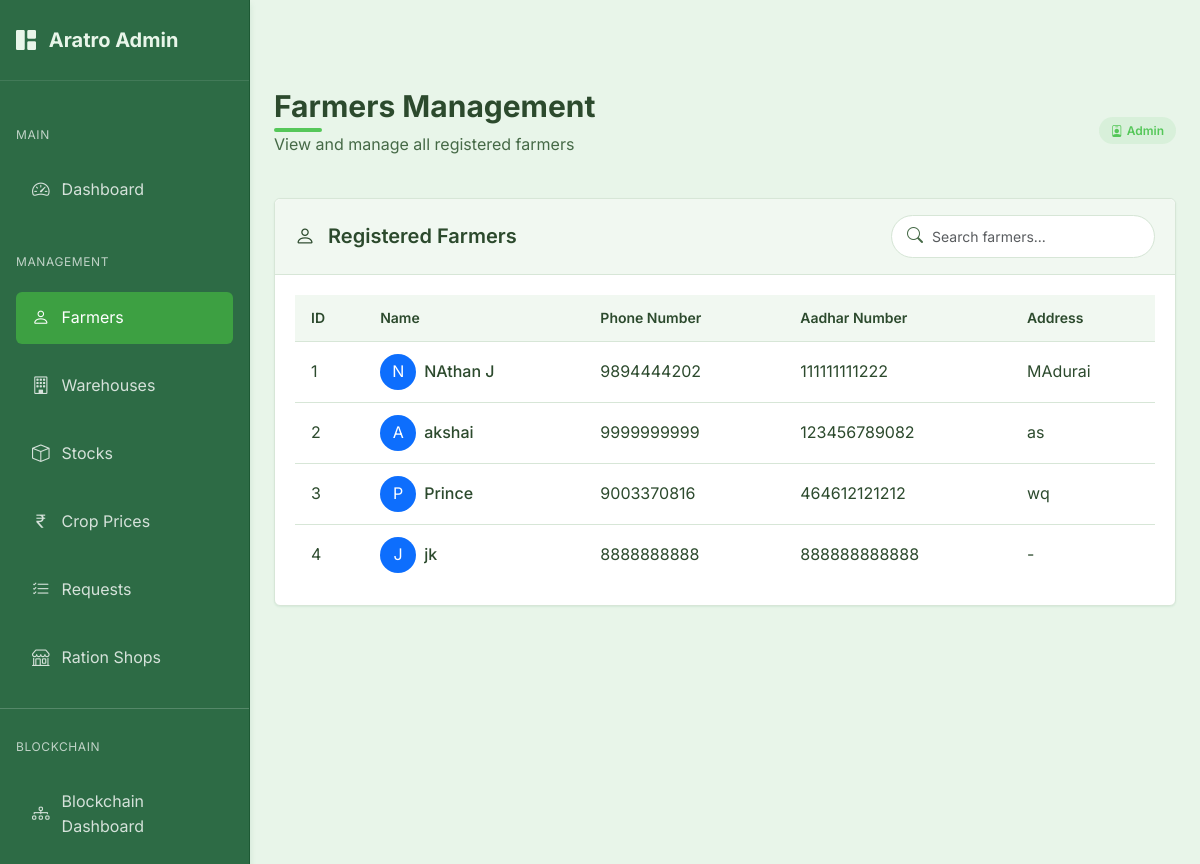
The page /admin/farmers (signed in) on the database its author committed.
### models.py (models this page shows)
class Farmer(db.Model):
    id = db.Column(db.Integer, primary_key=True, autoincrement=True)
    user_id = db.Column(db.Integer, db.ForeignKey('user.id'), nullable=False)
    name = db.Column(db.String(100), nullable=False)
    address = db.Column(db.String(200), nullable=False)
    aadhar_number = db.Column(db.String(12), unique=True, nullable=False)  # Exactly 12 digits
    phone_number = db.Column(db.String(10), nullable=False)  # Exactly 10 digits
    eth_address = db.Column(db.String(42), unique=True, nullable=True)  # Ethereum address for blockchain
    stocks = db.relationship('Stock', backref='farmer', lazy=True)

### routes.py (the view)
@admin.route('/farmers')
@admin_required
def farmers():
    farmers = Farmer.query.all()
    return render_template('admin/farmers.html', farmers=farmers)

### app.py (called while the page is built)
@login_manager.user_loader
def load_user(user_id):
    try:
        if user_id.startswith('admin_'):
            admin_id = int(user_id.split('_')[1])
            return Admin.query.get(admin_id)
        else:
            return User.query.get(int(user_id))
    except Exception as e:
        logger.error(f"Error loading user: {e}")
        return None

@app.teardown_request
def teardown_request(exception=None):
    if exception:
        try:
            db.session.rollback()
            logger.warning(f"Transaction rolled back due to exception: {str(exception)}")
        except Exception as e:
            logger.error(f"Error during rollback: {str(e)}")
    try:
        db.session.rollback()
        db.session.remove()
    except Exception as e:
        logger.error(f"Error removing session: {str(e)}")

### models.py (called while the page is built)
    def get_id(self):
        return f"admin_{self.id}"

    def __repr__(self):
        return f'<Admin {self.email}>'

### routes.py (called while the page is built)
@admin.context_processor
def inject_admin_data():
    admin_data = {'current_user': current_user}
    if current_user.is_authenticated:
        admin_user = Admin.query.get(current_user.id)
        if admin_user:
            admin_data['admin_user'] = admin_user
    return admin_data

### templates/admin/farmers.html (shortened to what this page needs)
{% extends "admin/base_admin.html" %}
{% block admin_content %}
<div class="page-header d-flex justify-content-between align-items-center">
    <div>
        <h1 class="page-title">Farmers Management</h1>
        <p class="page-subtitle">View and manage all registered farmers</p>
    </div>
    <div>
        <span class="admin-badge admin-badge-primary">
            <i class="bi bi-person-badge me-1"></i>
            Admin
        </span>
    </div>
</div>
<div class="admin-card">
    <div class="admin-card-header">
        <h5 class="admin-card-title">
            <i class="bi bi-person me-2"></i>
            Registered Farmers
        </h5>
        <div class="search-input">
            <i class="bi bi-search"></i>
            <input type="text" id="farmerSearch" class="form-control form-control-sm" placeholder="Search farmers...">
        </div>
    </div>
    <div class="admin-card-body">
        <div class="table-responsive">
            <table class="admin-table" id="farmersTable">
                <thead>
                    <tr>
                        <th>ID</th>
                        <th>Name</th>
                        <th>Phone Number</th>
                        <th>Aadhar Number</th>
                        <th>Address</th>
                    </tr>
                </thead>
                <tbody>
                    {% if farmers %}
                        {% for farmer in farmers %}
                            <tr>
                                <td>{{ farmer.id }}</td>
                                <td>
                                    <div class="d-flex align-items-center">
                                        <div class="avatar-circle bg-primary text-white d-flex align-items-center justify-content-center me-2" style="width: 36px; height: 36px; border-radius: 50%;">
                                            <span>{{ farmer.name[0] | upper }}</span>
                                        </div>
                                        <div>
                                            <span class="fw-medium">{{ farmer.name }}</span>
                                        </div>
                                    </div>
                                </td>
                                <td>{{ farmer.phone_number }}</td>
                                <td>{{ farmer.aadhar_number }}</td>
                                <td>{{ farmer.address }}</td>
                            </tr>
                        {% endfor %}
                    {% endif %}
                </tbody>
            </table>
        </div>
    </div>
</div>
{% endblock %}

### static/css/style.css (style rules this page uses)
:root { --primary-color: #55c759; --primary-dark: #3da042; --primary-light: #7ed681; --secondary-color: #358856; --secondary-dark: #246b3d; --secondary-light: #4a9d6a; --accent-1: #92d275; --accent-2: #6ab04c; --accent-3: #437c2d; --background-color: #e8f5e9; --surface-color: #f1f8f1; --surface-hover: #e1efe1; --text-primary: #2c4a2d; --text-secondary: #456946; --text-light: #588559; --success-color: #55c759; --error-color: #e57373; --error-color-rgb: 229, 115, 115; --warning-color: #ffd54f; --info-color: #4db6ac; --border-color: #d7e6d7; --border-radius: 0.375rem; --shadow-sm: 0 1px 2px rgba(53, 136, 86, 0.1); --shadow-md: 0 4px 6px rgba(53, 136, 86, 0.15); --shadow-lg: 0 10px 15px rgba(53, 136, 86, 0.2); --spacing-xs: 0.25rem; --spacing-sm: 0.5rem; --spacing-md: 1rem; --spacing-lg: 1.5rem; --spacing-xl: 2rem; --font-family: 'Inter', system-ui, -apple-system, BlinkMacSystemFont, 'Segoe UI', Roboto, Oxygen, Ubuntu, Cantarell, 'Open Sans', 'Helvetica Neue', sans-serif; }
* { margin: 0; padding: 0; box-sizing: border-box; }
body { font-family: var(--font-family); background-color: var(--background-color); color: var(--text-primary); line-height: 1.6; min-height: 100vh; }
h1, h2, h3, h4, h5, h6 { margin-bottom: var(--spacing-md); color: var(--text-primary); font-weight: 600; }
h1 { font-size: 1.875rem; position: relative; display: inline-block; margin-bottom: 1.5rem; }
h1::after { content: ''; position: absolute; bottom: -0.5rem; left: 0; width: 3rem; height: 0.25rem; background: var(--primary-color); border-radius: 0.125rem; }
.form-control { width: 100%; padding: 0.625rem 0.75rem; border: 1px solid var(--border-color); border-radius: var(--border-radius); font-family: var(--font-family); font-size: 0.95rem; transition: border-color 0.2s, box-shadow 0.2s; background-color: var(--surface-color); }
body { font-family: var(--font-family); background-color: var(--background-color); color: var(--text-primary); line-height: 1.6; padding-top: 4rem; min-height: 100vh; }

### rows shown on the page
Farmer: id "1", name "N", name "NAthan J", phone_number "9894444202", aadhar_number "111111111222", address "MAdurai"
Farmer: id "2", name "A", name "akshai", phone_number "9999999999", aadhar_number "123456789082", address "as"
Farmer: id "3", name "P", name "Prince", phone_number "9003370816", aadhar_number "464612121212", address "wq"
Farmer: id "4", name "J", name "jk", phone_number "8888888888", aadhar_number "888888888888", address "-"
